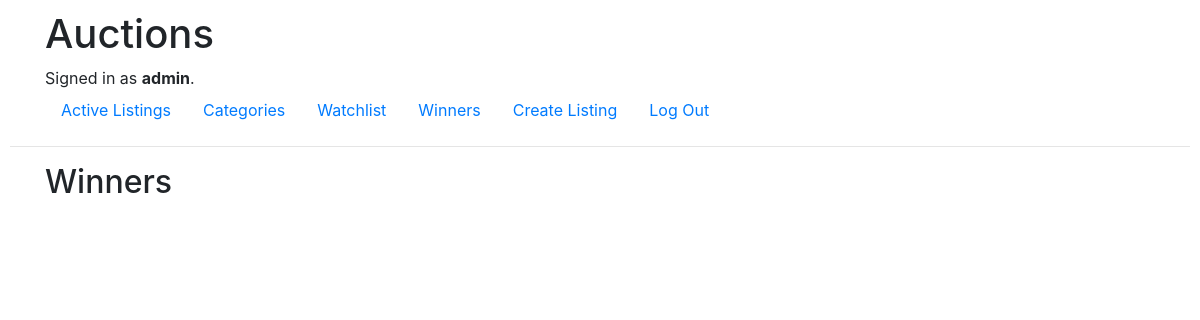
The page /winners (signed in) on the database as committed earlier.
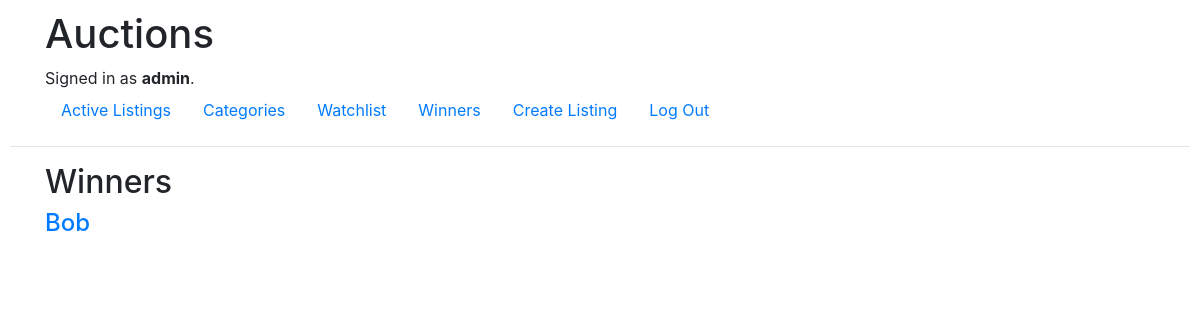
The same page on the database as committed later.
### auctions/models.py (models this page shows, shortened)
class Listing(models.Model):
    title = models.CharField(max_length=32)
    picture = models.CharField(max_length=128)
    description = models.CharField(max_length=256, default="No description")
    price = models.DecimalField(max_digits=10, decimal_places=2, default=1.00)
    owner = models.ForeignKey(User, on_delete=models.CASCADE, related_name="owner", default=1)
    winner = models.ForeignKey(User, on_delete=models.CASCADE, related_name="winner", default=1)
    category = models.CharField(max_length=32, choices=CATEGORY_CHOICES, default="Home")
    watchlist = models.ManyToManyField(User, blank=True, related_name="watchlist")
    active = models.BooleanField(default=True)

### auctions/views.py (the view)
# urls.py: path("winners", views.winners, name="winners")
def winners(request):
    list_winners = Listing.objects.all().filter(winner=request.user, active=False)
    return render(request, "auctions/winners.html", {
        "list_winners": list_winners
    })

### auctions/templates/auctions/winners.html
{% extends "auctions/layout.html" %}
{% block body %}
    <div class="container">
        <h2>Winners</h2>
        {% for item in list_winners %}
        <h4>
            <a href="{% url 'listings' item.id %}">{{ item.title }}</a>
        </h4>
        {% endfor %}
{% endblock %}

Rows that differ between the two databases and show on the page:
now on this page (row edited): Listing: title "Bob"
